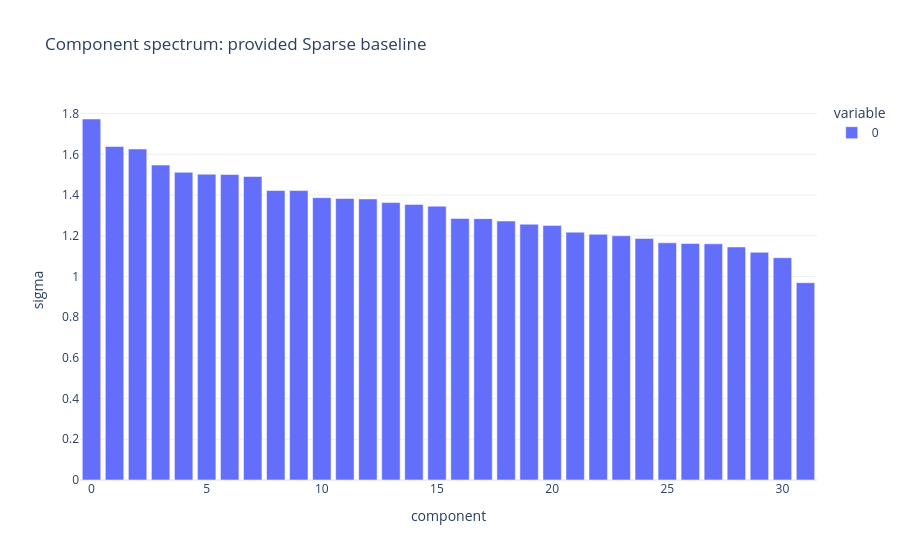

Write notebook code for a chart like this one.
### Code cell
plot_sigma(sigma.cpu(), "provided Sparse baseline")

### Figure 1 — Plotly figure (JSON) as saved in the notebook; plotly's stock layout.template omitted (floating-point values rounded to 4 significant figures)
{"data": [{"hovertemplate": "variable=0<br>component=%{x}<br>sigma=%{y}<extra></extra>", "legendgroup": "0", "marker": {"color": "#636efa", "pattern": {"shape": ""}}, "name": "0", "orientation": "v", "showlegend": true, "textposition": "auto", "type": "bar", "x": [0, 1, 2, 3, 4, 5, 6, 7, 8, 9, 10, 11, 12, 13, 14, 15, 16, 17, 18, 19, 20, 21, 22, 23, 24, 25, 26, 27, 28, 29, 30, 31], "xaxis": "x", "y": [1.773, 1.638, 1.626, 1.547, 1.512, 1.502, 1.501, 1.491, 1.422, 1.422, 1.387, 1.383, 1.381, 1.363, 1.354, 1.345, 1.285, 1.284, 1.272, 1.257, 1.251, 1.217, 1.207, 1.2, 1.186, 1.165, 1.162, 1.16, 1.145, 1.119, 1.092, 0.9695], "yaxis": "y"}], "layout": {"barmode": "relative", "legend": {"title": {"text": "variable"}, "tracegroupgap": 0}, "title": {"text": "Component spectrum: provided Sparse baseline"}, "xaxis": {"anchor": "y", "domain": [0.0, 1.0], "title": {"text": "component"}}, "yaxis": {"anchor": "x", "domain": [0.0, 1.0], "title": {"text": "sigma"}}}}
